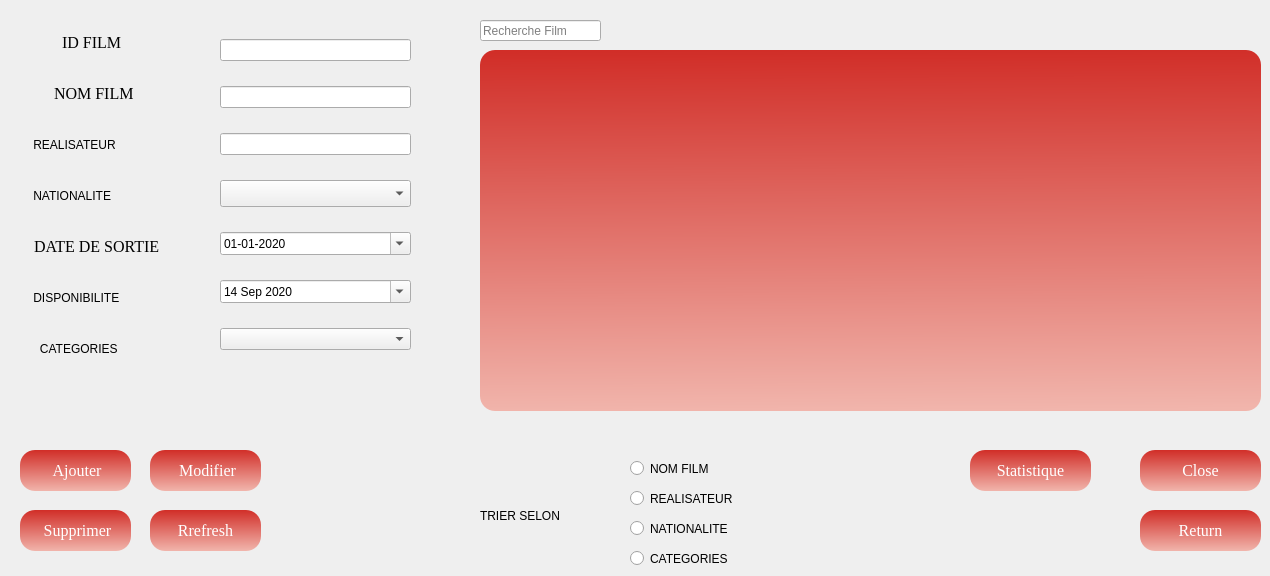
      <widget class="QWidget" name="widget">
       <attribute name="title">
        <string>Film</string>
       </attribute>
       <widget class="QTableView" name="AfficherFilmTable">
        <property name="geometry">
         <rect>
          <x>480</x>
          <y>50</y>
          <width>781</width>
          <height>361</height>
         </rect>
        </property>
        <property name="styleSheet">
         <string notr="true">/*background-color:#C70039;
color:white;*/

background : qlineargradient(spread:pad, x1:0.467, y1:0, x2:0.482, y2:1, stop:0 rgba(209, 46, 40, 255), stop:1 rgba(241, 181, 172, 255));
border-radius:15px;
color:black;
</string>
        </property>
       </widget>
       <widget class="QWidget" name="layoutWidget">
        <property name="geometry">
         <rect>
          <x>10</x>
          <y>20</y>
          <width>161</width>
          <height>351</height>
         </rect>
        </property>
        <layout class="QVBoxLayout" name="verticalLayout">
         <item>
          <widget class="QLabel" name="label_18">
           <property name="enabled">
            <bool>true</bool>
           </property>
           <property name="font">
            <font>
             <family>Times New Roman</family>
             <pointsize>12</pointsize>
             <weight>50</weight>
             <italic>false</italic>
             <bold>false</bold>
            </font>
           </property>
           <property name="text">
            <string>             ID FILM</string>
           </property>
          </widget>
         </item>
         <item>
          <widget class="QLabel" name="label_11">
           <property name="enabled">
            <bool>true</bool>
           </property>
           <property name="font">
            <font>
             <family>Times New Roman</family>
             <pointsize>12</pointsize>
             <weight>50</weight>
             <italic>false</italic>
             <bold>false</bold>
            </font>
           </property>
           <property name="text">
            <string>           NOM FILM</string>
           </property>
          </widget>
         </item>
         <item>
          <widget class="QLabel" name="label_22">
           <property name="text">
            <string>       REALISATEUR</string>
           </property>
          </widget>
         </item>
         <item>
          <widget class="QLabel" name="label_19">
           <property name="text">
            <string>       NATIONALITE</string>
           </property>
          </widget>
         </item>
         <item>
          <widget class="QLabel" name="label_12">
           <property name="font">
            <font>
             <family>Times New Roman</family>
             <pointsize>12</pointsize>
             <weight>50</weight>
             <italic>false</italic>
             <bold>false</bold>
            </font>
           </property>
           <property name="text">
            <string>      DATE DE SORTIE</string>
           </property>
          </widget>
         </item>
         <item>
          <widget class="QLabel" name="label_16">
           <property name="text">
            <string>       DISPONIBILITE</string>
           </property>
          </widget>
         </item>
         <item>
          <widget class="QLabel" name="label_13">
           <property name="text">
            <string>         CATEGORIES</string>
           </property>
          </widget>
         </item>
        </layout>
       </widget>
       <widget class="QWidget" name="layoutWidget_2">
        <property name="geometry">
         <rect>
          <x>220</x>
          <y>20</y>
          <width>191</width>
          <height>351</height>
         </rect>
        </property>
        <layout class="QVBoxLayout" name="verticalLayout_2">
         <item>
          <widget class="QLineEdit" name="id_film"/>
         </item>
         <item>
          <widget class="QLineEdit" name="nom_film"/>
         </item>
         <item>
          <widget class="QLineEdit" name="realisateur"/>
         </item>
         <item>
          <widget class="QComboBox" name="nationalite">
           <property name="enabled">
            <bool>true</bool>
           </property>
           <property name="font">
            <font>
             <family>Times New Roman</family>
             <pointsize>12</pointsize>
             <weight>50</weight>
             <italic>false</italic>
             <bold>false</bold>
            </font>
           </property>
           <item>
            <property name="text">
             <string/>
            </property>
           </item>
           <item>
            <property name="text">
             <string>TUNISIEN</string>
            </property>
           </item>
           <item>
            <property name="text">
             <string>AMERIQUAIN</string>
            </property>
           </item>
           <item>
            <property name="text">
             <string>EGYPTIEN</string>
            </property>
           </item>
           <item>
            <property name="text">
             <string>INDIEN</string>
            </property>
           </item>
           <item>
            <property name="text">
             <string>FRANCAIS</string>
            </property>
           </item>
          </widget>
         </item>
         <item>
          <widget class="QDateEdit" name="date_sortie">
           <property name="dateTime">
            <datetime>
             <hour>0</hour>
             <minute>0</minute>
             <second>0</second>
             <year>2020</year>
             <month>1</month>
             <day>1</day>
            </datetime>
           </property>
           <property name="maximumDateTime">
            <datetime>
             <hour>23</hour>
             <minute>59</minute>
             <second>59</second>
             <year>2020</year>
             <month>11</month>
             <day>11</day>
            </datetime>
           </property>
           <property name="minimumDateTime">
            <datetime>
             <hour>0</hour>
             <minute>0</minute>
             <second>0</second>
             <year>2020</year>
             <month>1</month>
             <day>1</day>
            </datetime>
           </property>
           <property name="maximumDate">
            <date>
             <year>2020</year>
             <month>11</month>
             <day>11</day>
            </date>
           </property>
           <property name="minimumDate">
            <date>
             <year>2020</year>
             <month>1</month>
             <day>1</day>
            </date>
           </property>
           <property name="displayFormat">
            <string>dd-MM-yyyy</string>
           </property>
           <property name="calendarPopup">
            <bool>true</bool>
           </property>
          </widget>
         </item>
         <item>
          <widget class="QDateEdit" name="disponibilite">
           <property name="accelerated">
            <bool>false</bool>
           </property>
           <property name="dateTime">
            <datetime>
             <hour>0</hour>
             <minute>0</minute>
             <second>0</second>
             <year>2020</year>
             <month>9</month>
             <day>14</day>
            </datetime>
           </property>
           <property name="minimumDateTime">
            <datetime>
             <hour>0</hour>
             <minute>0</minute>
             <second>0</second>
             <year>2020</year>
             <month>9</month>
             <day>14</day>
            </datetime>
           </property>
           <property name="calendarPopup">
            <bool>true</bool>
           </property>
          </widget>
         </item>
         <item>
          <widget class="QComboBox" name="categorie">
           <item>
            <property name="text">
             <string/>
            </property>
           </item>
           <item>
            <property name="text">
             <string>ACTION</string>
            </property>
           </item>
           <item>
            <property name="text">
             <string>AVENTURE</string>
            </property>
           </item>
           <item>
            <property name="text">
             <string>ROMANTIQUE</string>
            </property>
           </item>
           <item>
            <property name="text">
             <string>FICTION</string>
            </property>
           </item>
           <item>
            <property name="text">
             <string>ANIMATION</string>
            </property>
           </item>
           <item>
            <property name="text">
             <string>COMEDIE</string>
            </property>
           </item>
           <item>
            <property name="text">
             <string>ANCIEN</string>
            </property>
           </item>
           <item>
            <property name="text">
             <string>CULTURE</string>
            </property>
           </item>
           <item>
            <property name="text">
             <string>HORREUR</string>
            </property>
           </item>
          </widget>
         </item>
        </layout>
       </widget>
       <widget class="QPushButton" name="Close_2">
        <property name="geometry">
         <rect>
          <x>1140</x>
          <y>450</y>
          <width>121</width>
          <height>41</height>
         </rect>
        </property>
        <property name="font">
         <font>
          <family>Times New Roman</family>
          <pointsize>12</pointsize>
          <weight>50</weight>
          <italic>false</italic>
          <bold>false</bold>
         </font>
        </property>
        <property name="styleSheet">
         <string notr="true">/*background-color:#C70039;
color:white;*/
QPushButton
{
background : qlineargradient(spread:pad, x1:0.467, y1:0, x2:0.482, y2:1, stop:0 rgba(209, 46, 40, 255), stop:1 rgba(241, 181, 172, 255));
border-radius:15px;
color:white;
}
QPushButton:hover
{
background:qlineargradient(spread:pad, x1:0.457286, y1:0.381, x2:0.508, y2:1, stop:0 rgba(241, 181, 172, 255), stop:1 rgba(209, 46, 40, 255))
}</string>
        </property>
        <property name="text">
         <string>Close</string>
        </property>
        <property name="icon">
         <iconset resource="source.qrc">
          <normaloff>:/photos/close2.png</normaloff>:/photos/close2.png</iconset>
        </property>
       </widget>
       <widget class="QLineEdit" name="recherche">
        <property name="geometry">
         <rect>
          <x>480</x>
          <y>20</y>
          <width>121</width>
          <height>21</height>
         </rect>
        </property>
        <property name="placeholderText">
         <string>Recherche Film</string>
        </property>
       </widget>
       <widget class="QPushButton" name="AjouterFilm">
        <property name="geometry">
         <rect>
          <x>20</x>
          <y>450</y>
          <width>111</width>
          <height>41</height>
         </rect>
        </property>
        <property name="font">
         <font>
          <family>Times New Roman</family>
          <pointsize>12</pointsize>
          <weight>50</weight>
          <italic>false</italic>
          <bold>false</bold>
         </font>
        </property>
        <property name="styleSheet">
         <string notr="true">/*background-color:#C70039;
color:white;*/
QPushButton
{
background : qlineargradient(spread:pad, x1:0.467, y1:0, x2:0.482, y2:1, stop:0 rgba(209, 46, 40, 255), stop:1 rgba(241, 181, 172, 255));
border-radius:15px;
color:white;
}
QPushButton:hover
{
background:qlineargradient(spread:pad, x1:0.457286, y1:0.381, x2:0.508, y2:1, stop:0 rgba(241, 181, 172, 255), stop:1 rgba(209, 46, 40, 255))
}</string>
        </property>
        <property name="text">
         <string> Ajouter</string>
        </property>
        <property name="icon">
         <iconset resource="source.qrc">
          <normaloff>:/photos/add1.png</normaloff>:/photos/add1.png</iconset>
        </property>
       </widget>
       <widget class="QLabel" name="label_14">
        <property name="geometry">
         <rect>
          <x>30</x>
          <y>410</y>
          <width>31</width>
          <height>21</height>
         </rect>
        </property>
        <property name="text">
         <string/>
        </property>
       </widget>
       <widget class="QPushButton" name="ModifierFilm">
        <property name="geometry">
         <rect>
          <x>150</x>
          <y>450</y>
          <width>111</width>
          <height>41</height>
         </rect>
        </property>
        <property name="font">
         <font>
          <family>Times New Roman</family>
          <pointsize>12</pointsize>
          <weight>50</weight>
          <italic>false</italic>
          <bold>false</bold>
         </font>
        </property>
        <property name="styleSheet">
         <string notr="true">/*background-color:#C70039;
color:white;*/
QPushButton
{
background : qlineargradient(spread:pad, x1:0.467, y1:0, x2:0.482, y2:1, stop:0 rgba(209, 46, 40, 255), stop:1 rgba(241, 181, 172, 255));
border-radius:15px;
color:white;
}
QPushButton:hover
{
background:qlineargradient(spread:pad, x1:0.457286, y1:0.381, x2:0.508, y2:1, stop:0 rgba(241, 181, 172, 255), stop:1 rgba(209, 46, 40, 255))
}</string>
        </property>
        <property name="text">
         <string> Modifier</string>
        </property>
        <property name="icon">
         <iconset resource="source.qrc">
          <normaloff>:/photos/mod.png</normaloff>:/photos/mod.png</iconset>
        </property>
       </widget>
       <widget class="QLabel" name="label_15">
        <property name="geometry">
         <rect>
          <x>150</x>
          <y>410</y>
          <width>31</width>
          <height>21</height>
         </rect>
        </property>
        <property name="text">
         <string/>
        </property>
       </widget>
       <widget class="QPushButton" name="SupprimerFilm">
        <property name="geometry">
         <rect>
          <x>20</x>
          <y>510</y>
          <width>111</width>
          <height>41</height>
         </rect>
        </property>
        <property name="font">
         <font>
          <family>Times New Roman</family>
          <pointsize>12</pointsize>
          <weight>50</weight>
          <italic>false</italic>
          <bold>false</bold>
         </font>
        </property>
        <property name="styleSheet">
         <string notr="true">/*background-color:#C70039;
color:white;*/
QPushButton
{
background : qlineargradient(spread:pad, x1:0.467, y1:0, x2:0.482, y2:1, stop:0 rgba(209, 46, 40, 255), stop:1 rgba(241, 181, 172, 255));
border-radius:15px;
color:white;
}
QPushButton:hover
{
background:qlineargradient(spread:pad, x1:0.457286, y1:0.381, x2:0.508, y2:1, stop:0 rgba(241, 181, 172, 255), stop:1 rgba(209, 46, 40, 255))
}</string>
        </property>
        <property name="text">
         <string> Supprimer</string>
        </property>
        <property name="icon">
         <iconset resource="source.qrc">
          <normaloff>:/photos/supp.png</normaloff>:/photos/supp.png</iconset>
        </property>
       </widget>
       <widget class="QLabel" name="label_21">
        <property name="geometry">
         <rect>
          <x>30</x>
          <y>380</y>
          <width>31</width>
          <height>21</height>
         </rect>
        </property>
        <property name="text">
         <string/>
        </property>
       </widget>
       <widget class="QLabel" name="label_23">
        <property name="geometry">
         <rect>
          <x>150</x>
          <y>380</y>
          <width>31</width>
          <height>21</height>
         </rect>
        </property>
        <property name="text">
         <string/>
        </property>
       </widget>
       <widget class="QPushButton" name="pushButton_6">
        <property name="geometry">
         <rect>
          <x>970</x>
          <y>450</y>
          <width>121</width>
          <height>41</height>
         </rect>
        </property>
        <property name="font">
         <font>
          <family>Times New Roman</family>
          <pointsize>12</pointsize>
          <weight>50</weight>
          <italic>false</italic>
          <bold>false</bold>
         </font>
        </property>
        <property name="styleSheet">
         <string notr="true">/*background-color:#C70039;
color:white;*/
QPushButton
{
background : qlineargradient(spread:pad, x1:0.467, y1:0, x2:0.482, y2:1, stop:0 rgba(209, 46, 40, 255), stop:1 rgba(241, 181, 172, 255));
border-radius:15px;
color:white;
}
QPushButton:hover
{
background:qlineargradient(spread:pad, x1:0.457286, y1:0.381, x2:0.508, y2:1, stop:0 rgba(241, 181, 172, 255), stop:1 rgba(209, 46, 40, 255))
}</string>
        </property>
        <property name="text">
         <string>Statistique</string>
        </property>
       </widget>
       <widget class="QPushButton" name="refresh">
        <property name="geometry">
         <rect>
          <x>150</x>
          <y>510</y>
          <width>111</width>
          <height>41</height>
         </rect>
        </property>
        <property name="font">
         <font>
          <family>Times New Roman</family>
          <pointsize>12</pointsize>
          <weight>50</weight>
          <italic>false</italic>
          <bold>false</bold>
         </font>
        </property>
        <property name="styleSheet">
         <string notr="true">/*background-color:#C70039;
color:white;*/
QPushButton
{
background : qlineargradient(spread:pad, x1:0.467, y1:0, x2:0.482, y2:1, stop:0 rgba(209, 46, 40, 255), stop:1 rgba(241, 181, 172, 255));
border-radius:15px;
color:white;
}
QPushButton:hover
{
background:qlineargradient(spread:pad, x1:0.457286, y1:0.381, x2:0.508, y2:1, stop:0 rgba(241, 181, 172, 255), stop:1 rgba(209, 46, 40, 255))
}</string>
        </property>
        <property name="text">
         <string>Rrefresh</string>
        </property>
        <property name="icon">
         <iconset resource="source.qrc">
          <normaloff>:/photos/filtrer1.png</normaloff>:/photos/filtrer1.png</iconset>
        </property>
       </widget>
       <widget class="QLabel" name="label_17">
        <property name="geometry">
         <rect>
          <x>480</x>
          <y>500</y>
          <width>121</width>
          <height>31</height>
         </rect>
        </property>
        <property name="text">
         <string>TRIER SELON </string>
        </property>
       </widget>
       <widget class="QRadioButton" name="radioButton">
        <property name="geometry">
         <rect>
          <x>630</x>
          <y>460</y>
          <width>101</width>
          <height>17</height>
         </rect>
        </property>
        <property name="text">
         <string>NOM FILM</string>
        </property>
       </widget>
       <widget class="QRadioButton" name="radioButton_2">
        <property name="geometry">
         <rect>
          <x>630</x>
          <y>490</y>
          <width>141</width>
          <height>17</height>
         </rect>
        </property>
        <property name="text">
         <string>REALISATEUR</string>
        </property>
       </widget>
       <widget class="QRadioButton" name="radioButton_3">
        <property name="geometry">
         <rect>
          <x>630</x>
          <y>520</y>
          <width>141</width>
          <height>17</height>
         </rect>
        </property>
        <property name="text">
         <string>NATIONALITE</string>
        </property>
       </widget>
       <widget class="QRadioButton" name="radioButton_4">
        <property name="geometry">
         <rect>
          <x>630</x>
          <y>550</y>
          <width>151</width>
          <height>17</height>
         </rect>
        </property>
        <property name="text">
         <string>CATEGORIES</string>
        </property>
       </widget>
       <widget class="QPushButton" name="returnF">
        <property name="geometry">
         <rect>
          <x>1140</x>
          <y>510</y>
          <width>121</width>
          <height>41</height>
         </rect>
        </property>
        <property name="font">
         <font>
          <family>Times New Roman</family>
          <pointsize>12</pointsize>
          <weight>50</weight>
          <italic>false</italic>
          <bold>false</bold>
         </font>
        </property>
        <property name="styleSheet">
         <string notr="true">/*background-color:#C70039;
color:white;*/
QPushButton
{
background : qlineargradient(spread:pad, x1:0.467, y1:0, x2:0.482, y2:1, stop:0 rgba(209, 46, 40, 255), stop:1 rgba(241, 181, 172, 255));
border-radius:15px;
color:white;
}
QPushButton:hover
{
background:qlineargradient(spread:pad, x1:0.457286, y1:0.381, x2:0.508, y2:1, stop:0 rgba(241, 181, 172, 255), stop:1 rgba(209, 46, 40, 255))
}</string>
        </property>
        <property name="text">
         <string>Return</string>
        </property>
        <property name="icon">
         <iconset resource="source.qrc">
          <normaloff>:/photos/return1.png</normaloff>:/photos/return1.png</iconset>
        </property>
       </widget>
       <zorder>label_15</zorder>
       <zorder>pushButton_6</zorder>
       <zorder>label_17</zorder>
       <zorder>layoutWidget_2</zorder>
       <zorder>layoutWidget</zorder>
       <zorder>AfficherFilmTable</zorder>
       <zorder>recherche</zorder>
       <zorder>Close_2</zorder>
       <zorder>AjouterFilm</zorder>
       <zorder>ModifierFilm</zorder>
       <zorder>SupprimerFilm</zorder>
       <zorder>label_21</zorder>
       <zorder>label_23</zorder>
       <zorder>refresh</zorder>
       <zorder>label_14</zorder>
       <zorder>radioButton</zorder>
       <zorder>radioButton_2</zorder>
       <zorder>radioButton_3</zorder>
       <zorder>radioButton_4</zorder>
       <zorder>returnF</zorder>
      </widget>
